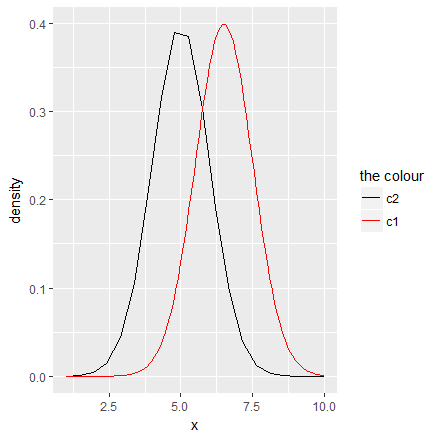

Recreate this plot in R.
## ################################################################################################
## refer to 
##  https://stackoverflow.com/questions/18394391/r-custom-legend-for-multiple-layer-ggplot
## ################################################################################################

require(ggplot2)
x=seq(1,10,length=100)
data=data.frame(x,dnorm(x,mean=6.5,sd=1))
names(data)=c('x','new.data')
x.ribbon=seq(1,10,length=20)
ribbon=data.frame(x.ribbon,
                  dnorm(x.ribbon,mean=5,sd=1)+.01,
                  dnorm(x.ribbon,mean=5,sd=1)-.01,
                  dnorm(x.ribbon,mean=5,sd=1))
names(ribbon)=c('x.ribbon','max','min','avg')
#ggplot()+geom_ribbon(data=ribbon,aes(ymin=min,ymax=max,x=x.ribbon),fill='lightgreen')+
#  geom_line(data=ribbon,aes(x=x.ribbon,y=avg),color='black')+
#  geom_line(data=data,aes(x=x,y=new.data),color='red')+
#  xlab('x')+ylab('density')

ggplot()+#geom_ribbon(data=ribbon,aes(ymin=min,ymax=max,x=x.ribbon,fill='lightgreen'))+
  geom_line(data=ribbon,aes(x=x.ribbon,y=avg,color='black'))+
  geom_line(data=data,aes(x=x,y=new.data,color='red'))+
  xlab('x')+ylab('density') + 
  #scale_fill_identity(name = 'the fill', guide = 'legend',labels = c('m1')) +
  scale_colour_manual(name = 'the colour', 
                      values =c('black'='black','red'='red'), labels = c('c2','c1'))
